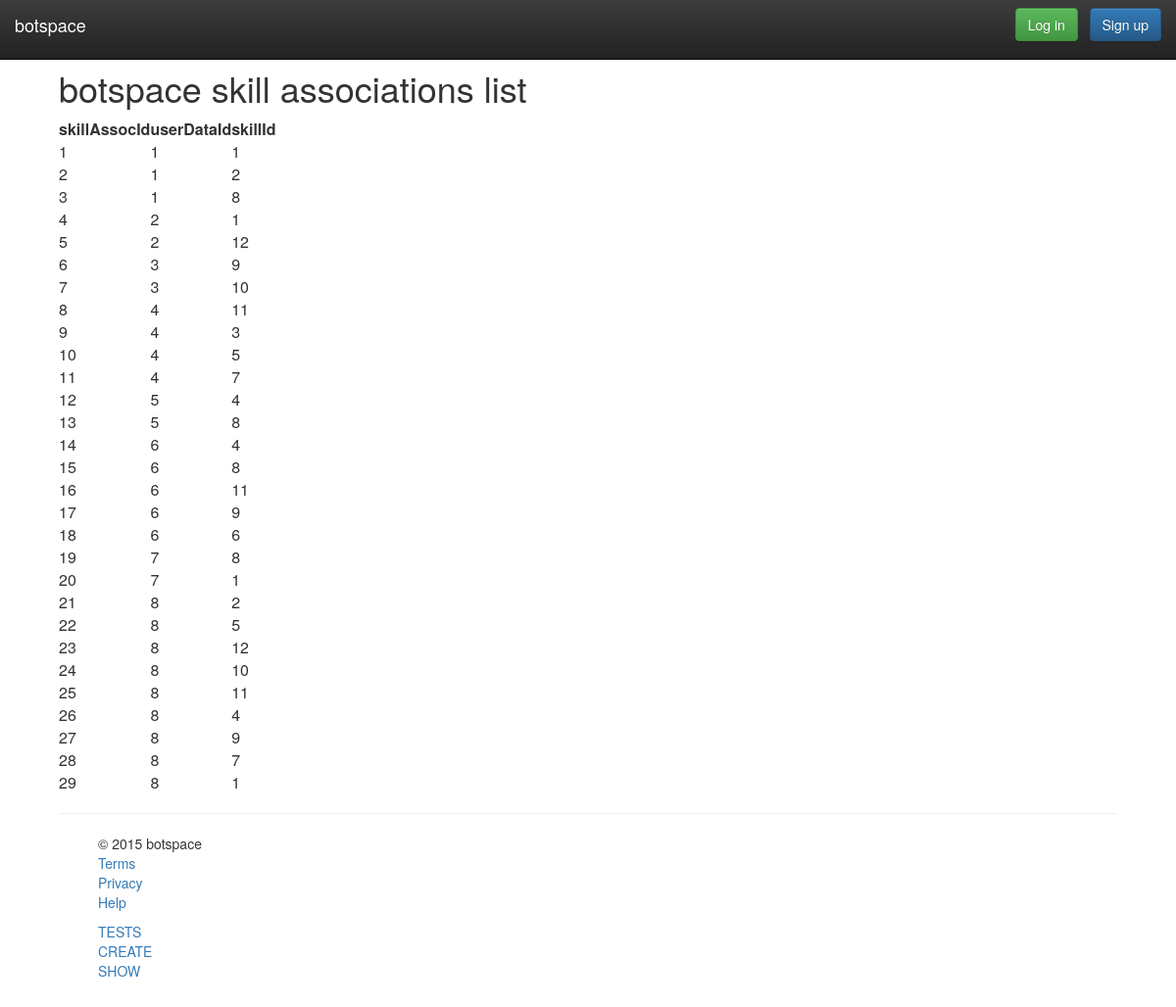
/WebContent/skillassoc/show/all, run on the app's committed database.
### tables this page shows
CREATE TABLE SkillAssocs (
  skillAssocId		 int(11) NOT NULL AUTO_INCREMENT,
  skillId			 int(3) NOT NULL,
  userDataId		 int(11) NOT NULL,
  PRIMARY KEY (skillAssocId),
  FOREIGN KEY (skillId) REFERENCES Skills(skillId),
  FOREIGN KEY (userDataId) REFERENCES UserData(userDataId),
  CONSTRAINT sid_udid UNIQUE (skillId, userDataId)
);

### WebContent/models/SkillAssocs.class.php (called while the page is built, shortened)
<?php
class SkillAssocs {
	private $skillAssocId;
	private $skillId;
	private $userDataId;
	public function __construct($userDataId = null, $skillId = null) {
		$this->userDataId = $userDataId;
		$this->skillId = $skillId;
	}
	public function getUserDataId() {
		return $this->userDataId;
	}
	public function getSkillId() {
		return $this->skillId;
	}
	public function getSkillAssocId() {
		return $this->skillAssocId;
	}
	public function setSkillAssocId($id) {
		$this->skillAssocId = $id;
	}
	private function initialize() {
		if (is_null($this->userDataId) || is_null($this->skillId))
			$this->initializeEmpty();
		else {
			$this->userDataId = trim($this->userDataId);
			$this->userDataId = stripslashes($this->userDataId);
			$this->userDataId = htmlspecialchars($this->userDataId);
			$this->skillId = trim($this->skillId);
			$this->skillId = stripslashes($this->skillId);
			$this->skillId = htmlspecialchars($this->skillId);
		}
	}
}
?>

### WebContent/models/SkillAssocsDB.class.php (called while the page is built, shortened)
<?php
class SkillAssocsDB {
	public static function getSkillAssocsBy($type = null, $value = null) {
		$skillAssocsRows = SkillAssocsDB::getSkillAssocsRowsBy($type, $value);
		return SkillAssocsDB::getSkillAssocsArray($skillAssocsRows);
	}
	public static function getSkillAssocsRowsBy($type, $value) {
		$allowedTypes = ["skillAssocId", "skillId", "userDataId"];
		$skillAssocsRows = array();
		try {
			$db = Database::getDB();
			$query = "SELECT skillAssocId, skillId, userDataId FROM SkillAssocs";
			if (!is_null($type)) {
				if (!in_array($type, $allowedTypes))
					throw new PDOException("$type is not an allowed search criterion for SkillAssocs");
				$query = $query . " WHERE ($type = :$type)";
				$statement = $db->prepare($query);
				$statement->bindParam(":$type", $value);
			} else {
				$query = $query . " ORDER BY skillAssocId ASC";
				$statement = $db->prepare($query);
			}
			$statement->execute();
			$skillAssocsRows = $statement->fetchAll(PDO::FETCH_ASSOC);
		} catch (Exception $e) {
			echo "<p>Error getting skill assoc rows by $type: " . $e->getMessage() . "</p>";
		}
		return $skillAssocsRows;
	}
	public static function getSkillAssocsArray($skillAssocsRows) {
		$skillAssocs = array();
		if (!empty($skillAssocsRows)) {
			foreach ($skillAssocsRows as $row) {
				$skillAssoc = new SkillAssocs($row['userDataId'], $row['skillId']);
				$skillAssoc->setSkillAssocId($row['skillAssocId']);
				array_push($skillAssocs, $skillAssoc);
			}
		}
		return $skillAssocs;
	}
}
?>

### WebContent/views/SkillAssocView.class.php (the view, shortened to what this page needs)
<?php
class SkillAssocView {
	public static function showAll() {
		if (array_key_exists('headertitle', $_SESSION)) {
			MasterView::showHeader();
		}
		$skillAssocs = (array_key_exists('skillAssocs', $_SESSION)) ? $_SESSION['skillAssocs'] : array();
		echo "<h1>botspace skill associations list</h1>";
		echo "<table>";
		echo "<thead>";
		echo "<tr><th>skillAssocId</th><th>userDataId</th><th>skillId</th>";
		echo "</thead>";
		echo "<tbody>";
		foreach ($skillAssocs as $skillAssoc) {
			echo '<tr>';
			echo '<td>'.$skillAssoc->getSkillAssocId().'</td>';
			echo '<td>'.$skillAssoc->getUserDataId().'</td>';
			echo '<td>'.$skillAssoc->getSkillId().'</td>';
			echo '</tr>';
		}
		echo "</tbody>";
		echo "</table>";
	}
}
?>

### WebContent/css/site.css (style rules this page uses)
body { padding-top: 50px; padding-bottom: 20px; width: 90%; margin: 0 auto; }

### data on the page
skillassocs: skillAssocId "1", userDataId "1", skillId "1"
skillassocs: skillAssocId "2", userDataId "1", skillId "2"
skillassocs: skillAssocId "3", userDataId "1", skillId "8"
skillassocs: skillAssocId "4", userDataId "2", skillId "1"
skillassocs: skillAssocId "5", userDataId "2", skillId "12"
skillassocs: skillAssocId "6", userDataId "3", skillId "9"
skillassocs: skillAssocId "7", userDataId "3", skillId "10"
skillassocs: skillAssocId "8", userDataId "4", skillId "11"
skillassocs: skillAssocId "9", userDataId "4", skillId "3"
skillassocs: skillAssocId "10", userDataId "4", skillId "5"
skillassocs: skillAssocId "11", userDataId "4", skillId "7"
skillassocs: skillAssocId "12", userDataId "5", skillId "4"
skillassocs: skillAssocId "13", userDataId "5", skillId "8"
skillassocs: skillAssocId "14", userDataId "6", skillId "4"
skillassocs: skillAssocId "15", userDataId "6", skillId "8"
skillassocs: skillAssocId "16", userDataId "6", skillId "11"
skillassocs: skillAssocId "17", userDataId "6", skillId "9"
skillassocs: skillAssocId "18", userDataId "6", skillId "6"
skillassocs: skillAssocId "19", userDataId "7", skillId "8"
skillassocs: skillAssocId "20", userDataId "7", skillId "1"
skillassocs: skillAssocId "21", userDataId "8", skillId "2"
skillassocs: skillAssocId "22", userDataId "8", skillId "5"
skillassocs: skillAssocId "23", userDataId "8", skillId "12"
skillassocs: skillAssocId "24", userDataId "8", skillId "10"
skillassocs: skillAssocId "25", userDataId "8", skillId "11"
skillassocs: skillAssocId "26", userDataId "8", skillId "4"
skillassocs: skillAssocId "27", userDataId "8", skillId "9"
skillassocs: skillAssocId "28", userDataId "8", skillId "7"
skillassocs: skillAssocId "29", userDataId "8", skillId "1"
